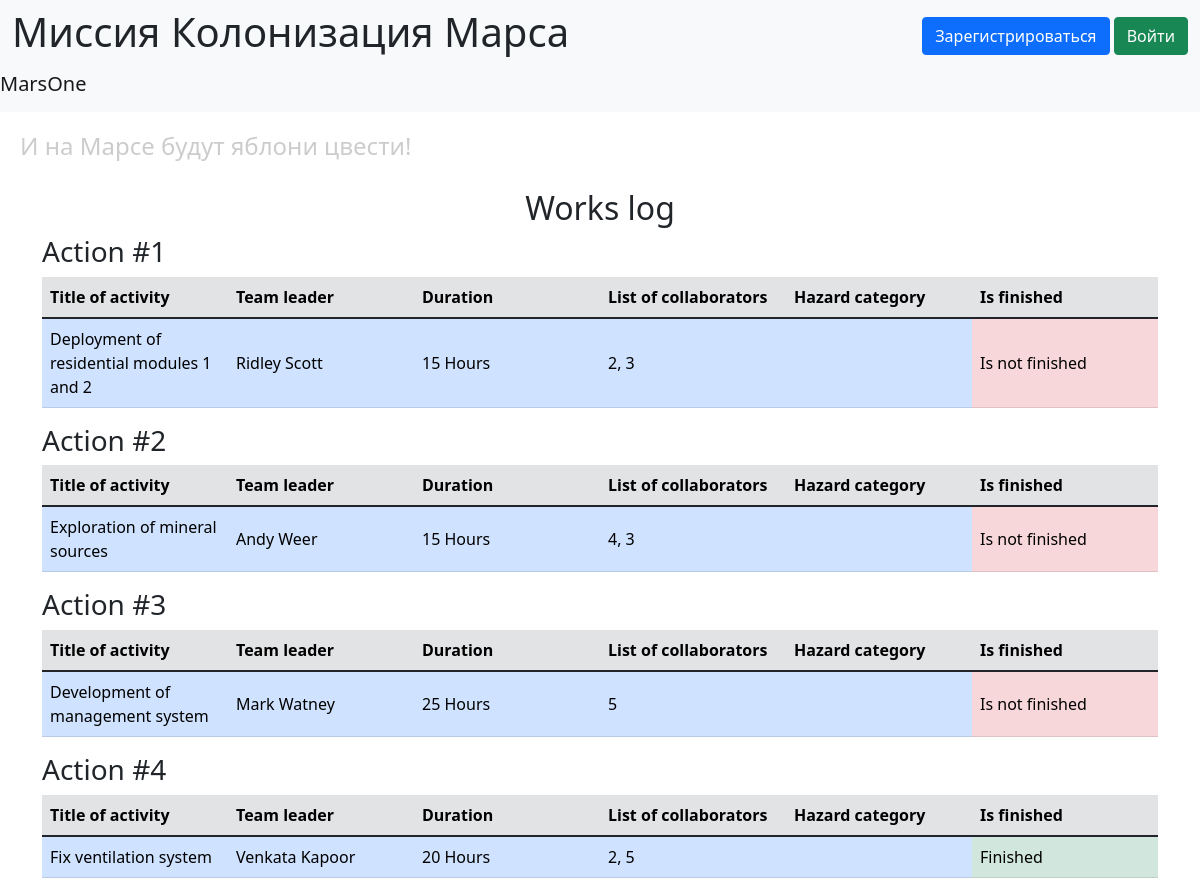
Screenshot of /work-log with the database file from the repository.
### data/jobs.py (models this page shows, shortened)
class Jobs(SqlAlchemyBase, SerializerMixin):
    __tablename__ = 'jobs'
    serialize_rules = ("-team_leader", "-categories.jobs")
    id = sa.Column(sa.Integer, primary_key=True, autoincrement=True)
    team_leader_id = sa.Column(sa.Integer, sa.ForeignKey('users.id'))
    team_leader = orm.relationship("User")
    job = sa.Column(sa.Text)
    work_size = sa.Column(sa.Integer)
    collaborators = sa.Column(sa.String)
    start_date = sa.Column(sa.Date)
    send_date = sa.Column(sa.Date)
    categories = orm.relationship("Category", secondary=association_table, backref="jobs")
    is_finished = sa.Column(sa.Boolean, default=False)

### data/users.py (models this page shows, shortened)
class User(SqlAlchemyBase, UserMixin):
    __tablename__ = 'users'
    id = sa.Column(sa.Integer, primary_key=True, autoincrement=True)
    surname = sa.Column(sa.String)
    name = sa.Column(sa.String)
    age = sa.Column(sa.Integer)
    position = sa.Column(sa.String)
    speciality = sa.Column(sa.String)
    address = sa.Column(sa.String)
    email = sa.Column(sa.String, unique=True)
    hashed_password = sa.Column(sa.String)
    modified_date = sa.Column(sa.DateTime, default=datetime.now)

### main.py (the view)
@app.route("/work-log")
def work_log():
    db_sess = db_session.create_session()
    jobs = db_sess.query(Jobs).all()
    return render_template("work_log.html", jobs=jobs)

### data/db_session.py (called while the page is built)
def create_session() -> Session:
    global __factory
    return __factory()

### templates/work_log.html (shortened to what this page needs)
{% extends 'base.html' %}
{% block content %}
<h2 align="center">Works log</h2>
{% for job in jobs %}
    <div class="mb-3 job">
    <h3>Action #{{ job.id }}</h3>
    <table class="table works mb-1" style="table-layout: fixed;">
        <thead class="table-secondary">
            <tr>
                {% for header in ["Title of activity", "Team leader", "Duration",
                "List of collaborators", "Hazard category", "Is finished"] %}
                    <th scope="col" class="col-md-auto">{{ header }}</th>
                {% endfor %}
            </tr>
        </thead>
        <tbody>
            <tr class="align-middle">
                <td class="table-primary">{{ job.job }}</td>
                <td class="table-primary">{{ job.team_leader.name }} {{ job.team_leader.surname }}</td>
                <td class="table-primary">{{ job.work_size }} Hours</td>
                <td class="table-primary">{{ job.collaborators }}</td>
                <td class="table-primary">
                </td>
                {% if job.is_finished %}
                    <td class="table-success">Finished</td>
                {% else %}
                    <td class="table-danger">Is not finished</td>
                {% endif %}
            </tr>
        </tbody>
    </table>
    </div>
{% endfor %}
{% endblock %}

### templates/base.html (shortened to what this page needs)
<!doctype html>
<html lang="en">
    <head>
        <link href="https://cdn.jsdelivr.net/npm/bootstrap@5.1.3/dist/css/bootstrap.min.css"
              rel="stylesheet"
>
        <link rel="stylesheet" href="{{ url_for('static', filename='css/style.css') }}">
    </head>
    <body>
        <header>
    <nav class="navbar navbar-light bg-light">
        <div class="container-fluid">
            <h1>Миссия Колонизация Марса</h1>
                    {% if current_user.is_authenticated %}
                <a class="navbar-brand" href="/logout">{{ current_user.name }}</a>
                    {% else %}
                        <div>
                            <a class="nav-item btn btn-primary " href="/register">Зарегистрироваться</a>
                            <a class="nav-item btn btn-success" href="/login">Войти</a>
                        </div>
                    {% endif %}
                </div>
                <a class="navbar-brand" href="#">MarsOne</a>
            </nav>
            <h4>И на Марсе будут яблони цвести!</h4>
        </header>
        <main role="main" class="container">
            {% block content %}{% endblock %}
        </main>
    </body>
</html>

### static/css/style.css (style rules this page uses)
h4 { color: #cccccc; padding: 20px; }

### rows the page displays
Jobs: id "1", header "Title of activity" "Team leader" "Duration" "List of collaborators" "Hazard category" "Is finished", job "Deployment of residential modules 1 and 2", team_leader.name "Ridley", team_leader.surname "Scott", work_size "15", collaborators "2, 3", is_finished "Is not finished"
Jobs: id "2", header "Title of activity" "Team leader" "Duration" "List of collaborators" "Hazard category" "Is finished", job "Exploration of mineral sources", team_leader.name "Andy", team_leader.surname "Weer", work_size "15", collaborators "4, 3", is_finished "Is not finished"
Jobs: id "3", header "Title of activity" "Team leader" "Duration" "List of collaborators" "Hazard category" "Is finished", job "Development of management system", team_leader.name "Mark", team_leader.surname "Watney", work_size "25", collaborators "5", is_finished "Is not finished"
Jobs: id "4", header "Title of activity" "Team leader" "Duration" "List of collaborators" "Hazard category" "Is finished", job "Fix ventilation system", team_leader.name "Venkata", team_leader.surname "Kapoor", work_size "20", collaborators "2, 5", is_finished "Finished"
